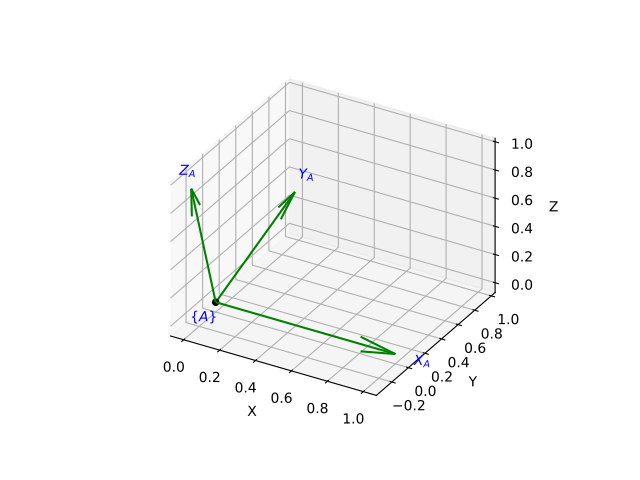

Generate this figure with Python:
from spatialmath import SE3
X = SE3.Rx(0.3)
X.plot(frame='A', color='green')
